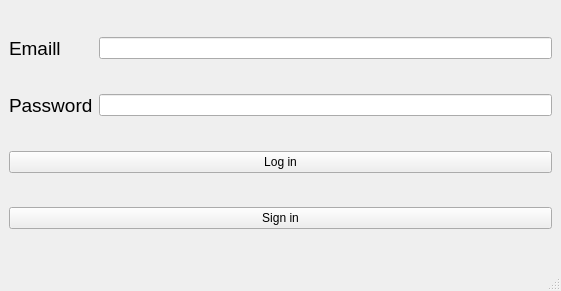
<?xml version="1.0" encoding="UTF-8"?>
<ui version="4.0">
 <class>MainWindow</class>
 <widget class="QMainWindow" name="MainWindow">
  <property name="geometry">
   <rect>
    <x>0</x>
    <y>0</y>
    <width>561</width>
    <height>291</height>
   </rect>
  </property>
  <property name="windowTitle">
   <string>MainWindow</string>
  </property>
  <property name="windowIcon">
   <iconset>
    <normaloff>../build-sign_in-Desktop_Qt_5_14_2_MinGW_32_bit-Debug/clipboard.ico</normaloff>../build-sign_in-Desktop_Qt_5_14_2_MinGW_32_bit-Debug/clipboard.ico</iconset>
  </property>
  <widget class="QWidget" name="centralwidget">
   <layout class="QGridLayout" name="gridLayout">
    <item row="0" column="0">
     <widget class="QLabel" name="label">
      <property name="enabled">
       <bool>true</bool>
      </property>
      <property name="font">
       <font>
        <pointsize>14</pointsize>
       </font>
      </property>
      <property name="text">
       <string>Emaill</string>
      </property>
      <property name="scaledContents">
       <bool>false</bool>
      </property>
      <property name="wordWrap">
       <bool>false</bool>
      </property>
     </widget>
    </item>
    <item row="2" column="0" colspan="2">
     <widget class="QPushButton" name="pushButton">
      <property name="text">
       <string>Log in</string>
      </property>
     </widget>
    </item>
    <item row="1" column="0">
     <widget class="QLabel" name="label_2">
      <property name="font">
       <font>
        <pointsize>14</pointsize>
       </font>
      </property>
      <property name="text">
       <string>Password</string>
      </property>
     </widget>
    </item>
    <item row="3" column="0" colspan="2">
     <widget class="QPushButton" name="pushButton_2">
      <property name="text">
       <string>Sign in</string>
      </property>
     </widget>
    </item>
    <item row="1" column="1">
     <widget class="QLineEdit" name="lineEdit_2"/>
    </item>
    <item row="0" column="1">
     <widget class="QLineEdit" name="lineEdit"/>
    </item>
   </layout>
  </widget>
  <widget class="QMenuBar" name="menubar">
   <property name="geometry">
    <rect>
     <x>0</x>
     <y>0</y>
     <width>561</width>
     <height>21</height>
    </rect>
   </property>
  </widget>
  <widget class="QStatusBar" name="statusbar"/>
 </widget>
 <resources/>
 <connections/>
</ui>
